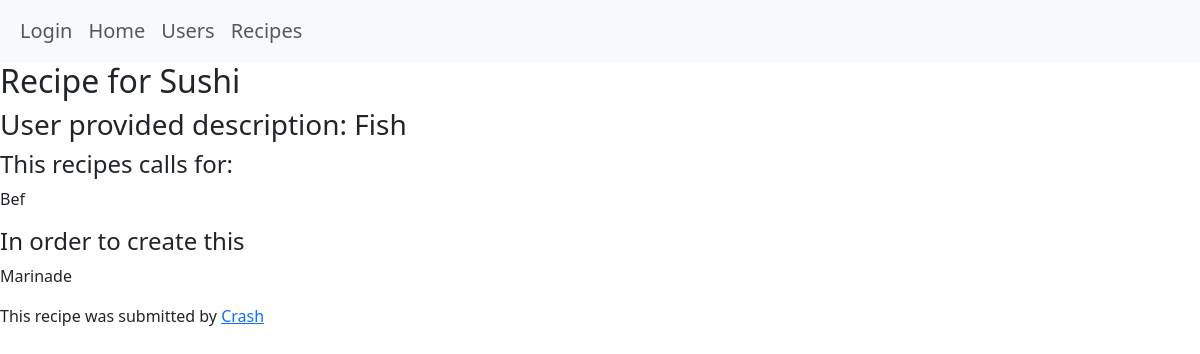
/recipes/1, run on the app's committed database.
### recipe_app/models.py (models this page shows, shortened)
class Recipe(models.Model):
    name = models.CharField(max_length = 20, null = True)
    short_desc = models.CharField(max_length = 414, null = True)
    instruction = models.CharField(max_length = 3000, null = True)
    ingredients = models.CharField(max_length = 2000, null = True)
    chef = models.ForeignKey(Chef,  on_delete=models.CASCADE, default = None, null=True)
    recipe_image = models.ImageField(null=True, blank=True, upload_to="images/")

class Chef(models.Model):
    username = models.CharField(max_length = 25, null = True)
    email = models.CharField(max_length = 35, null = True)
    password = models.CharField(max_length = 20, null = True)
    user = models.OneToOneField(User, null=True, on_delete=models.CASCADE)
    def __str__(self):
        return self.username
    def get_absolute_url(self):
        return reverse('chef-detail', args=[str(self.id)])

### recipe_app/views.py (the view)
# urls.py: path('recipes/<int:pk>', views.RecipeDetailView.as_view(), name = 'recipe-detail'),
class RecipeDetailView(generic.DetailView):
   model = Recipe

### recipe_app/templates/recipe_app/recipe_detail.html (shortened to what this page needs)
{% extends 'recipe_app/base_template.html' %}
{% block content %}
<h2>Recipe for {{ recipe.name }}</h2>
<h3>User provided description: {{ recipe.short_desc }}</h3>
<h4>This recipes calls for: </h4>
<p>{{ recipe.ingredients }}<br /></p>
<h4>In order to create this</h4>
<p>{{ recipe.instruction }}</p>
<p>
    This recipe was submitted by
    <a href = "{{ recipe.chef.get_absolute_url }}" title = "View {{recipe.chef}}'s profile">{{ recipe.chef  }}</a>
</p>
{% endblock %}

### data on the page
Recipe: name "Sushi", short_desc "Fish", ingredients "Bef", instruction "Marinade", chef "Crash"
